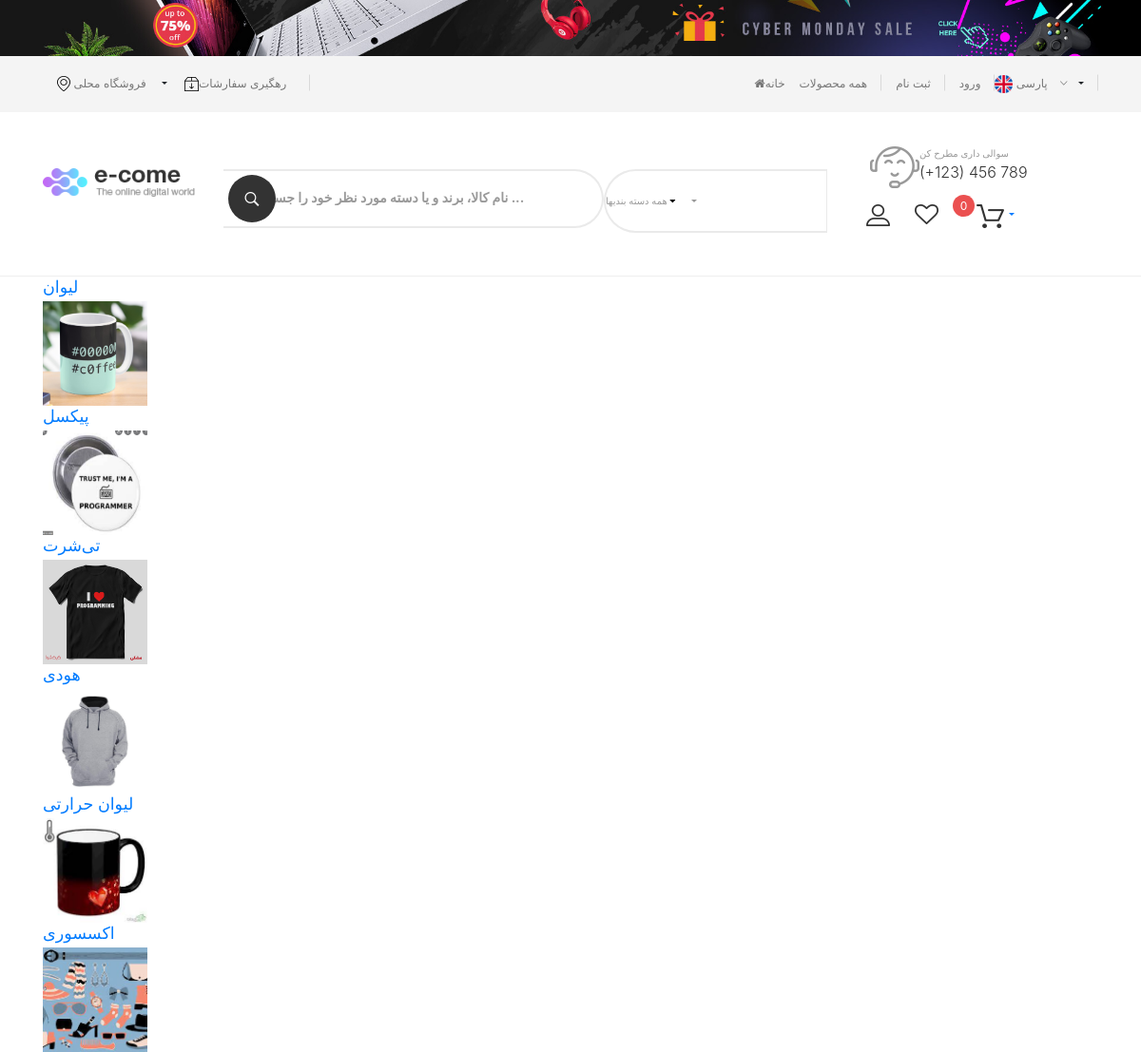
The page / on the database its author committed.
### home/models.py (models this page shows, shortened)
class Category(models.Model):
    sub_category = models.ForeignKey('self', on_delete=models.CASCADE, null=True, blank=True, related_name='sub')
    is_subcategory = models.BooleanField(default=False)
    name = models.CharField(max_length=50)
    slug = models.SlugField(allow_unicode=True, unique=True, null=True, blank=True)
    created = models.DateTimeField(auto_now_add=True)
    update = models.DateTimeField(auto_now=True)
    image = models.ImageField(upload_to='category', null=True, blank=True)
    def get_absolute_url(self):
        return reverse('home:category', args=[self.slug])

### home/views.py (the view)
# urls.py: path('', views.mainpage, name='mainpage'),  # name for use in template
def mainpage(request):
    categories = Category.objects.filter(is_subcategory=False)
    return render(request, 'home/home.html', {'categories': categories})

### home/templates/home/home.html (shortened to what this page needs)
{% extends 'base.html' %}
{% load static %}
{% block body %}
    <div class="header-center">
        <div class="container container-240">
            <div class="row flex">
                <div class="col-lg-2 col-md-2 col-sm-6 col-xs-6 v-center header-logo">
                    <a href="#"><img src="{% static 'img/logo.png' %}" alt="" class="img-reponsive"></a>
                </div>
                <div class="col-lg-7 col-md-7 v-center header-search hidden-xs hidden-sm">
                    <form method="get" class="searchform ajax-search" action="/search" role="search">
                        <label>
                            <input type="text" onblur="if (this.value==='') this.value = this.defaultValue"
                                   onfocus="if (this.value===this.defaultValue) this.value = ''" name="q"
                                   class="form-control"
                                   placeholder="نام کالا، برند و یا دسته مورد نظر خود را جستجو کنید ...">
                        </label>
                        <div class="search-panel">
                            <a class="dropdown-toggle" data-toggle="dropdown" href='#'>همه دسته بندیها <span
                                    class="fa fa-caret-down"></span></a>
                        </div>
                        <span class="input-group-btn">
                            <button class="button_search" type="button"><i class="ion-ios-search-strong"></i></button>
                        </span>
                    </form>
                </div>
                <div class="col-lg-3  col-md-3 col-sm-6 col-xs-6 v-center header-sub">
                    <div class="right-panel">
                        <div class="header-sub-element hidden-xs hidden-sm">
                            <div class="sub-left">
                                <img src="{% static 'img/icon-call.png' %}" alt="">
                            </div>
                            <div class="sub-right">
                                <span>سوالی داری مطرح کن</span>
                                <div class="phone">(+123) 456 789</div>
                            </div>
                        </div>
                        <div class="header-sub-element row">
                            <a class="hidden-xs hidden-sm" href=""><img src="{% static 'img/icon-user.png' %}"
                                                                        alt=""></a>
                            <a href="#"><img src="{% static 'img/icon-heart.png' %}" alt=""></a>
                            <div class="cart">
                                <a href="#" class="dropdown-toggle" data-toggle="dropdown" role="button"
                                   aria-haspopup="true" aria-expanded="false" id="label5">
                                    <img src="{% static 'img/icon-cart.png' %}" alt="">
                                    <span class="count cart-count">0</span>
                                </a>
                            </div>
                        </div>
                    </div>
                </div>
            </div>
        </div>
    </div>
    <div class="container">
        {% for category in categories %}
            <a href="{{ category.get_absolute_url }}">
                <h3>{{ category.name }}</h3>
                <img src="{{ category.image.url }}" style="width: 110px; height: 110px;" alt=""/>
            </a>
        {% endfor %}
    </div>
{% endblock %}

### rows shown on the page
Category: name "لیوان", image (picture)
Category: name "پیکسل", image (picture)
Category: name "تی‌شرت", image (picture)
Category: name "هودی", image (picture)
Category: name "لیوان حرارتی", image (picture)
Category: name "اکسسوری", image (picture)
